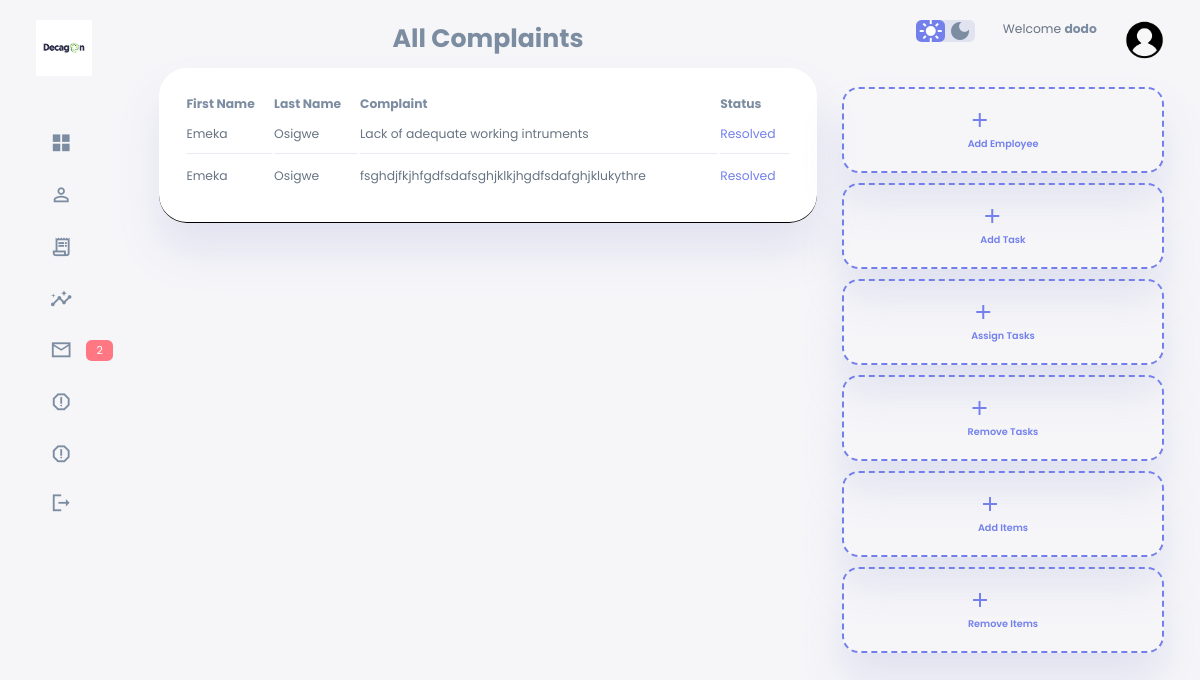
Screenshot of /report_complaints (signed in) with the database file from the repository.
### tables this page shows
CREATE TABLE 'complaints' (

    id INTEGER PRIMARY KEY AUTOINCREMENT NOT NULL,
    employee_id INTEGER NOT NULL,
    complaint TEXT NOT NULL,
    status TEXT NOT NULL DEFAULT "Pending",
    date DATESTAMP DEFAULT CURRENT_DATE

);

CREATE TABLE employees (

    id INTEGER PRIMARY KEY AUTOINCREMENT NOT NULL,
    first_name TEXT NOT NULL,
    middle_name TEXT,
    last_name TEXT NOT NULL,
    email TEXT NOT NULL UNIQUE,
    phone TEXT NOT NULL,
    gender TEXT NOT NULL,
    country TEXT NOT NULL,
    origin_state TEXT,
    designation TEXT NOT NULL,
    aaddress TEXT NOT NULL,
    qualification TEXT,
    grade TEXT NOT NULL,
    age INTEGER,
    registration_date DATESTAMP

, 'date' DATETIME);

### app.py (the view, shortened to what this page needs)
@app.route("/report_complaints", methods=["GET", "POST"])
@login_required
def report_complaints():
    id = session["user_id"]
    if session["user_role"] == 1:
        rows = db.execute("SELECT complaints.id AS id, complaints.status AS status, complaints.complaint AS complaint, employees.first_name AS firstname, employees.last_name AS lastname FROM complaints JOIN employees ON complaints.employee_id = employees.id")
        return render_template("report_complaints.html", rows = rows)

### app.py (called while the page is built)
@app.after_request
def after_request(response):
    response.headers["Cache-Control"] = "no-cache, no-store, must-revalidate"
    response.headers["Expires"] = 0
    response.headers["Pragma"] = "no-cache"
    return response

### helpers.py (called while the page is built)
def login_required(f):
    @wraps(f)
    def decorated_function(*args, **kwargs):
        if session.get("user_id") is None or session.get("user_name") is None or session.get("complaint_count") is None or session.get("user_role") is None or session.get("employees") is None or session.get("tasks") is None:
            return redirect("/login")
        return f(*args, **kwargs)
    return decorated_function

### templates/report_complaints.html (shortened to what this page needs)
{% extends "layout.html" %}
{% block main %}
            <div class="delete">
                <h2 style="text-align: center; margin-bottom: 10px;">All Complaints</h2>
                <table>
                    <thead>
                        <tr>
                            <th>First Name</th>
                            <th>Last Name</th>
                            <th>Complaint</th>
                            <th>Status</th>
                        </tr>
                    </thead>
                    <tbody>
                        {% for row in rows %}
                            <tr>
                                <td>{{ row["firstname"] }}</td>
                                <td>{{ row["lastname"] }}</td>
                                <td>{{ row["complaint"] }}</td>
                                {% if success == none %}
                                    <td class="warning">{{ row["status"] }}</td>
                                {% else %}
                                    <td class="primary">{{ row["status"] }}</td>
                                {% endif %}
                            </tr>
                        {% endfor %}
                    </tbody>
                </table>
            </div>
{% endblock %}

### static/style.css (style rules this page uses)
:root { --color-primary: #7380ec; --color-danger: #ff7782; --color-success: #41f1b6; --color-warning: #ffbb55; --color-white: #fff; --color-info-dark: #7d8da1; --color-info-light: #dce1eb; --color-dark: #7d8da1; --color-light: rgba(132, 139, 200, 0.18); --color-primary-variant: #111e88; --color-dark-variant: #677483; --color-background: #f6f6f9; --card-border-radius: 2rem; --border-radius-1: 0.4rem; --border-radius-2: 0.8rem; --border-radius-3: 1.2rem; --card-padding: 1.8rem; --padding-1: 1.2rem; --box-shadow: 0 2rem 3rem var(--color-light); }
* { margin: 0; padding:0; outline:0; appearance: none; border: 0; text-decoration: none; list-style: none; box-sizing: border-box; }
html { font-size: 14px; }
body { width: 100vw; height: 100vh; font-family: poppins, sans-serif; font-size: 0.88rem; background: var(--color-background); user-select: none; overflow-x: hidden; color: var(--color-dark); }
h2 { font-size: 1.8rem; }
.primary { color: var(--color-primary); }
main .delete table { background:var(--color-white); width: 100%; border-radius: var(--card-border-radius); padding: var(--card-padding); text-align: left; box-shadow: var(--box-shadow); transition: all 300ms ease; border-bottom: 1px solid black; }
main table tbody td { height: 2.8rem; border-bottom: 1px solid var(--color-light); color: var(--color-dark-variant); }
main table tbody tr:last-child td { border: none; }

### rows the page displays
complaints: firstname "Emeka", lastname "Osigwe", complaint "Lack of adequate working intruments", status "Resolved"
complaints: firstname "Emeka", lastname "Osigwe", complaint "fsghdjfkjhfgdfsdafsghjklkjhgdfsdafghjklukythre", status "Resolved"

### other values shown
{{ session["complaint_count"] }} "2"
{{ session["user_name"] }} "dodo"
